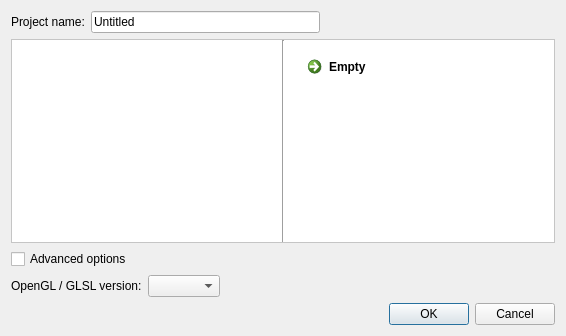
<?xml version="1.0" encoding="UTF-8"?>
<ui version="4.0">
 <class>NewWizard</class>
 <widget class="QDialog" name="NewWizard">
  <property name="geometry">
   <rect>
    <x>0</x>
    <y>0</y>
    <width>566</width>
    <height>336</height>
   </rect>
  </property>
  <property name="windowTitle">
   <string>New Project</string>
  </property>
  <property name="windowIcon">
   <iconset resource="../gfx/gfx.qrc">
    <normaloff>:/icons/logo.png</normaloff>:/icons/logo.png</iconset>
  </property>
  <layout class="QGridLayout" name="gridLayout_2">
   <item row="0" column="1">
    <widget class="QLineEdit" name="name">
     <property name="text">
      <string>Untitled</string>
     </property>
    </widget>
   </item>
   <item row="2" column="0" colspan="2">
    <widget class="ToggleButton" name="advanced_btn">
     <property name="text">
      <string>Advanced options</string>
     </property>
     <property name="icon">
      <iconset resource="../gfx/gfx.qrc">
       <normaloff>:/icons/closed.png</normaloff>
       <normalon>:/icons/open.png</normalon>:/icons/closed.png</iconset>
     </property>
     <property name="iconSize">
      <size>
       <width>16</width>
       <height>16</height>
      </size>
     </property>
    </widget>
   </item>
   <item row="1" column="0" colspan="3">
    <widget class="QFrame" name="frame">
     <property name="palette">
      <palette>
       <active>
        <colorrole role="Base">
         <brush brushstyle="SolidPattern">
          <color alpha="255">
           <red>255</red>
           <green>255</green>
           <blue>255</blue>
          </color>
         </brush>
        </colorrole>
        <colorrole role="Window">
         <brush brushstyle="SolidPattern">
          <color alpha="255">
           <red>255</red>
           <green>255</green>
           <blue>255</blue>
          </color>
         </brush>
        </colorrole>
       </active>
       <inactive>
        <colorrole role="Base">
         <brush brushstyle="SolidPattern">
          <color alpha="255">
           <red>255</red>
           <green>255</green>
           <blue>255</blue>
          </color>
         </brush>
        </colorrole>
        <colorrole role="Window">
         <brush brushstyle="SolidPattern">
          <color alpha="255">
           <red>255</red>
           <green>255</green>
           <blue>255</blue>
          </color>
         </brush>
        </colorrole>
       </inactive>
       <disabled>
        <colorrole role="Base">
         <brush brushstyle="SolidPattern">
          <color alpha="255">
           <red>255</red>
           <green>255</green>
           <blue>255</blue>
          </color>
         </brush>
        </colorrole>
        <colorrole role="Window">
         <brush brushstyle="SolidPattern">
          <color alpha="255">
           <red>255</red>
           <green>255</green>
           <blue>255</blue>
          </color>
         </brush>
        </colorrole>
       </disabled>
      </palette>
     </property>
     <property name="autoFillBackground">
      <bool>true</bool>
     </property>
     <property name="frameShape">
      <enum>QFrame::StyledPanel</enum>
     </property>
     <property name="frameShadow">
      <enum>QFrame::Raised</enum>
     </property>
     <layout class="QGridLayout" name="gridLayout_3">
      <property name="margin">
       <number>0</number>
      </property>
      <item row="0" column="2">
       <widget class="QScrollArea" name="scrollArea">
        <property name="frameShape">
         <enum>QFrame::NoFrame</enum>
        </property>
        <property name="widgetResizable">
         <bool>true</bool>
        </property>
        <widget class="QWidget" name="list">
         <property name="geometry">
          <rect>
           <x>0</x>
           <y>0</y>
           <width>265</width>
           <height>200</height>
          </rect>
         </property>
         <layout class="QVBoxLayout" name="list_layout">
          <item>
           <widget class="WelcomeButton" name="empty_scene">
            <property name="text">
             <string>Empty</string>
            </property>
            <property name="icon">
             <iconset resource="../gfx/gfx.qrc">
              <normaloff>:/icons/project.png</normaloff>
              <normalon>:/icons/project_hl.png</normalon>:/icons/project.png</iconset>
            </property>
            <property name="iconSize">
             <size>
              <width>16</width>
              <height>16</height>
             </size>
            </property>
            <property name="checkable">
             <bool>true</bool>
            </property>
           </widget>
          </item>
          <item>
           <spacer name="verticalSpacer_2">
            <property name="orientation">
             <enum>Qt::Vertical</enum>
            </property>
            <property name="sizeHint" stdset="0">
             <size>
              <width>20</width>
              <height>40</height>
             </size>
            </property>
           </spacer>
          </item>
         </layout>
        </widget>
       </widget>
      </item>
      <item row="0" column="0">
       <widget class="QScrollArea" name="scrollArea_2">
        <property name="frameShape">
         <enum>QFrame::NoFrame</enum>
        </property>
        <property name="widgetResizable">
         <bool>true</bool>
        </property>
        <widget class="QWidget" name="preview">
         <property name="geometry">
          <rect>
           <x>0</x>
           <y>0</y>
           <width>266</width>
           <height>200</height>
          </rect>
         </property>
         <layout class="QVBoxLayout" name="preview_layout"/>
        </widget>
       </widget>
      </item>
      <item row="0" column="1">
       <widget class="Line" name="line">
        <property name="orientation">
         <enum>Qt::Vertical</enum>
        </property>
       </widget>
      </item>
     </layout>
    </widget>
   </item>
   <item row="3" column="0" colspan="3">
    <widget class="QFrame" name="advanced">
     <property name="frameShape">
      <enum>QFrame::NoFrame</enum>
     </property>
     <property name="frameShadow">
      <enum>QFrame::Raised</enum>
     </property>
     <layout class="QGridLayout" name="gridLayout_4">
      <property name="margin">
       <number>0</number>
      </property>
      <item row="0" column="0">
       <widget class="QLabel" name="label">
        <property name="text">
         <string>OpenGL / GLSL version:</string>
        </property>
       </widget>
      </item>
      <item row="0" column="1">
       <widget class="QComboBox" name="renderer"/>
      </item>
      <item row="0" column="2">
       <spacer name="horizontalSpacer">
        <property name="orientation">
         <enum>Qt::Horizontal</enum>
        </property>
        <property name="sizeHint" stdset="0">
         <size>
          <width>40</width>
          <height>20</height>
         </size>
        </property>
       </spacer>
      </item>
     </layout>
    </widget>
   </item>
   <item row="0" column="2">
    <widget class="QLabel" name="name_error">
     <property name="palette">
      <palette>
       <active>
        <colorrole role="WindowText">
         <brush brushstyle="SolidPattern">
          <color alpha="255">
           <red>255</red>
           <green>0</green>
           <blue>0</blue>
          </color>
         </brush>
        </colorrole>
       </active>
       <inactive>
        <colorrole role="WindowText">
         <brush brushstyle="SolidPattern">
          <color alpha="255">
           <red>255</red>
           <green>0</green>
           <blue>0</blue>
          </color>
         </brush>
        </colorrole>
       </inactive>
       <disabled>
        <colorrole role="WindowText">
         <brush brushstyle="SolidPattern">
          <color alpha="255">
           <red>118</red>
           <green>118</green>
           <blue>117</blue>
          </color>
         </brush>
        </colorrole>
       </disabled>
      </palette>
     </property>
     <property name="text">
      <string/>
     </property>
    </widget>
   </item>
   <item row="4" column="2">
    <widget class="QDialogButtonBox" name="buttonBox">
     <property name="orientation">
      <enum>Qt::Horizontal</enum>
     </property>
     <property name="standardButtons">
      <set>QDialogButtonBox::Cancel|QDialogButtonBox::Ok</set>
     </property>
    </widget>
   </item>
   <item row="0" column="0">
    <widget class="QLabel" name="label_2">
     <property name="text">
      <string>Project name:</string>
     </property>
    </widget>
   </item>
  </layout>
 </widget>
 <customwidgets>
  <customwidget>
   <class>ToggleButton</class>
   <extends>QCheckBox</extends>
   <header>new_wizard.hpp</header>
  </customwidget>
  <customwidget>
   <class>WelcomeButton</class>
   <extends>QCommandLinkButton</extends>
   <header>welcome.hpp</header>
  </customwidget>
 </customwidgets>
 <resources>
  <include location="../gfx/gfx.qrc"/>
 </resources>
 <connections>
  <connection>
   <sender>buttonBox</sender>
   <signal>accepted()</signal>
   <receiver>NewWizard</receiver>
   <slot>accept()</slot>
   <hints>
    <hint type="sourcelabel">
     <x>248</x>
     <y>254</y>
    </hint>
    <hint type="destinationlabel">
     <x>157</x>
     <y>274</y>
    </hint>
   </hints>
  </connection>
  <connection>
   <sender>buttonBox</sender>
   <signal>rejected()</signal>
   <receiver>NewWizard</receiver>
   <slot>reject()</slot>
   <hints>
    <hint type="sourcelabel">
     <x>316</x>
     <y>260</y>
    </hint>
    <hint type="destinationlabel">
     <x>286</x>
     <y>274</y>
    </hint>
   </hints>
  </connection>
 </connections>
</ui>
